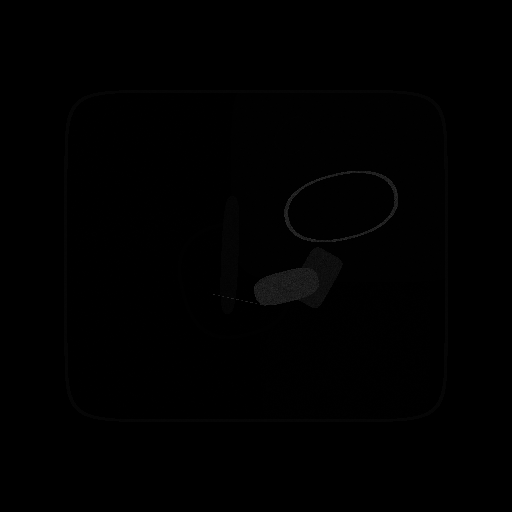
#> input picture images/image01.png, 512 x 512 px
$ jupyter execute --allow-errors CT_Tutorial.ipynb   (older library calls are emulated)
#> lines starting #> are read from the running program, lines starting #| are printed output that depends on the picture
### Conversion of a CT image to a noisy sinogram and reconstruction with noise and without noise.

This notebook is a tutorial on reconstruction of high-dynamic range CT images with proper physical scaling and a realistic noise model.

**Outline of processing:**

1. Read image: in Hounsfield units (air=0, water=1000)
- Scale so that air=0, water=1
- Mask for circular ROI
- Take the raw sinogram using a specified number of views
- Scale to account for pixel pitch and x-ray density
- Add noise to the sinogram using the correct variance
- Reconstruct from the original and noisy sinogram
- Display the reconstructions and sinograms

[cell 1]
'''
Authors:  Gregery T. Buzzard and Charles A. Bouman
Copyright 2019, Gregery T. Buzzard and Charles A. Bouman

Permission is hereby granted, free of charge, to any person obtaining a copy of this
software and associated documentation files (the "Software"), to deal in the Software
without restriction, including without limitation the rights to use, copy, modify, merge,
publish, distribute, sublicense, and/or sell copies of the Software, and to permit persons
to whom the Software is furnished to do so, subject to the following conditions:

The above copyright notice and this permission notice shall be included in all copies or
substantial portions of the Software.

THE SOFTWARE IS PROVIDED "AS IS", WITHOUT WARRANTY OF ANY KIND, EXPRESS OR IMPLIED, INCLUDING
BUT NOT LIMITED TO THE WARRANTIES OF MERCHANTABILITY, FITNESS FOR A PARTICULAR PURPOSE AND NONINFRINGEMENT.
IN NO EVENT SHALL THE AUTHORS OR COPYRIGHT HOLDERS BE LIABLE FOR ANY CLAIM, DAMAGES OR OTHER LIABILITY,
WHETHER IN AN ACTION OF CONTRACT, TORT OR OTHERWISE, ARISING FROM, OUT OF OR IN CONNECTION WITH THE
SOFTWARE OR THE USE OR OTHER DEALINGS IN THE SOFTWARE.
'''
import imageio
import numpy as np
import matplotlib.pyplot as plt

from skimage.transform import radon, resize, iradon

**Input images:**

The images are assumed to be single-energy (~100 KeV) CT images and have high dynamic range.  The pixel values are  in Hounsfield units, with air as 0 and water as 1000.  Hounsfield units are closely related to the atomic weight of the associated material. We then scale so that water is 1 and air is 0. In these scaled units, steel and other dense metals are about 12 to 15, but may go up to 20.

The file make_data.py creates high dynamic range images with some characteristics like those seen in CT scans of baggage.

[cell 2]
# Image to use
filename = 'images/image01.png'

# Read the image and resize if desired.
# Leave imsize = [] to use the natural image size

imsize = []
orig_img=imageio.imread(filename).astype(np.float)
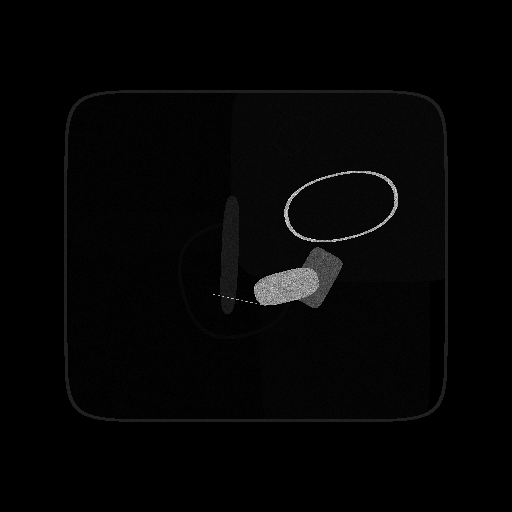
#> orig_img: shape (512, 512) float64; min 0, max 12501, mean 231.8; drawn with min black and max white

# The image is in Hounsfield units
# Convert to Hounsfield units/1000
img = orig_img/1000.

**Mask to ROI:**

With parallel beam CT, only the center circular region can be properly reconstructed.  Here we mask to that region.

Note that if the image is resized here, then the pixel pitch (physical distance between pixels as measured on the object being imaged) must be adjusted later as part of scaling.

[cell 3]
# Set up the image mask to restrict to a circular ROI
cur_size = min(img.shape)
#> cur_size = 512
image_scale = 1

if (imsize != [] and imsize != cur_size):
    image_scale = cur_size/imsize
    new_size = img.shape * image_scale
    img = resize(img, new_size.astype(int))

radius = min(img.shape) // 2
#> radius = 256

c0, c1 = np.ogrid[0:img.shape[0], 0:img.shape[1]]
#> c0 = 512 values from 0 to 511
mask = ((c0 - img.shape[0] // 2) ** 2
                         + (c1 - img.shape[1] // 2) ** 2)
mask = (mask <= radius ** 2)

img = img*mask

**Scaling:**

All CT scans are relative to a baseline scan with no objects - i.e., a scan of air, which makes air 0.

The raw projection operator (radon function in python or matlab) sums along pixels, with assumed
distance 1 between pixels.  To get the correct units, we need to scale.  The first step is raw projection:

$$\text{Raw projection} = Ax$$

($x$ is the image as scaled above, $Ax$ is the output of the radon method)

This result needs to be scaled according to physical units.

**We scale by the pixel pitch (distance between pixels) times the x-ray density of water.**

We assume pixel pitch of 0.93 mm = 0.093 cm and water density at 100KeV of 0.17 cm^{-1}.  With an image size of 512x512 pixels, this corresponds to a width of 512*0.93/10 = 47.16 cm or 18.75 in.  Scaling of the projection is then

$$ y \text{ (or scaled projection) } = Ax * \text{pixel_pitch} * \text{water_xray_density} $$

Note that if the original image was resized, then we have to adjust the pixel pitch accordingly so that the image has the same physical dimensions.  For example, if the image was resized from 512x512 to 256x256, then the pixel pitch is increased by a factor of two.

The sinogram values should be on the order of 0-5 for most images.  Here are approximate X-ray densities for common materials you might have in an image

- water ~0.17 $\text{cm}^{-1}$
- steel ~3.0 $\text{cm}^{-1}$
- aluminum ~1.0 $\text{cm}^{-1}$
- plastic ~0.1 $\text{cm}^{-1}$

[cell 4]
# Set the sinogram scaling factor
pixel_pitch = 0.093 # in cm
water_xray_density = 0.17 # in cm^{-1}

pixel_pitch = pixel_pitch / image_scale

sino_scale = pixel_pitch * water_xray_density

**Forward projection:**

Next we take the sinogram, scaled as above.

[cell 5]
# Number of views
views=16

# Set up the views and take the radon transform
theta = np.linspace(0., 180., views, endpoint=False)

sinogram = radon(img, theta=theta, circle=True)
sinogram *= sino_scale

**Noise modeling:**

The noise is modeled as additive noise but with variance that depends on the signal.

$$ y_{noise} = y + w $$

For an entry $y(i)$, the noise $w(i)$ is $N(0, \sigma^2(i))$ with

$$\sigma^2(i) = \frac{1}{\lambda_0} \exp(y(i)),$$

where $\lambda_0$ is the photon count at the detector for an empty scan.  For convenience, we define $\alpha = 1/\lambda_0$.

[cell 6]
# Sinogram noise variance scaling
lambda0 = 16000  # photon count for blank scan
alpha = 1/lambda0

# Add noise to the sinogram
w = np.sqrt(alpha*np.exp(sinogram)) * np.random.randn(cur_size,views)

nsinogram = sinogram + w

**Reconstruction:**

Next we invert the radon transform using filtered backprojection for both the noise-free and noisy sinograms.

Since the sinogram was scaled using sino_scale as described above, we need to apply the inverse scaling to the reconstructions.

#> (a cell that did not finish here is left out)

**Display**

We display the original and reconstructed images and the sinograms.

Note that these images have a scale bar to indicate the intensity and that all the images are scaled to have the same intensity range.  We show several intensity bands to highlight the high dynamic range.  The reconstructions have values outside the given range, so the intensities are clipped, but the full range is shown in the titles.

[cell 8]
# Set the limits for image display
win_min = 0
win_max = 2

bounds = []
#> (the rest of this cell did not finish here and is left out)

We display the sinograms, along with scale bars.  Again, the sinograms are on the same intensity scale.  We also plot each view as a line plot to highlight the noise.

[cell 9]
# Display the sinograms and difference, both as images and as line plots - one line per view

sino_win_min = 0
sino_win_max = 6
sino_diff = sinogram-nsinogram
bounds = []
for im in [sinogram, nsinogram, sino_diff]:
    cur_min = np.round(np.amin(im),1)
    cur_max = np.round(np.amax(im),1)
    bounds.append('{} to {}'.format(str(cur_min), str(cur_max)))
#> this loop made 3 passes
#> (cur_min, cur_max) on passes 1 to 3: (0, 13.7), (0, 21.1), (-8.8, 4.9)
#> after the loop, bounds = ['0.0 to 13.7', '-0.0 to 21.1', '-8.8 to 4.9']

# Display the original and reconstructed images
titles = ['noise-free sinogram, clipped\n (full range is ' + bounds[0] + ' )']
titles.append('noisy sinogram, clipped\n (full range is ' + bounds[0] + ' )')
titles.append('sinogram difference')

for i, im in enumerate([sinogram, nsinogram, sino_diff]):
    plt.figure(i+3, figsize=(15, 8))
    plt.clf()

    ax = plt.subplot(1,2, 1)
    if (i < 2):
        plt.imshow(im, aspect=views/cur_size, vmin=sino_win_min, vmax=sino_win_max)
    else:
        plt.imshow(im, aspect=views/cur_size, vmin=cur_min, vmax=cur_max)
    plt.colorbar()
    ax.get_xaxis().set_visible(False)
    ax.get_yaxis().set_visible(False)
    plt.title(titles[i])

    ax = plt.subplot(1,2, 2)
    plt.plot(im)
    plt.title('Plot - one trace per view')
    plt.tight_layout()
    plt.show()

    '''
    plt.figure(i+3)
    plt.clf()
    if (i < 2):
        plt.imshow(im, aspect=views/cur_size, vmin=sino_win_min, vmax=sino_win_max)
    else:
        plt.imshow(im, aspect=views/cur_size, vmin=cur_min, vmax=cur_max)
    plt.title(titles[i])
    plt.colorbar()
    plt.figure(i+6)
    plt.clf()
    plt.plot(im)
    plt.title(titles[i])
    '''
#> this loop made 3 passes
#> pass 1, `plt.show()`:
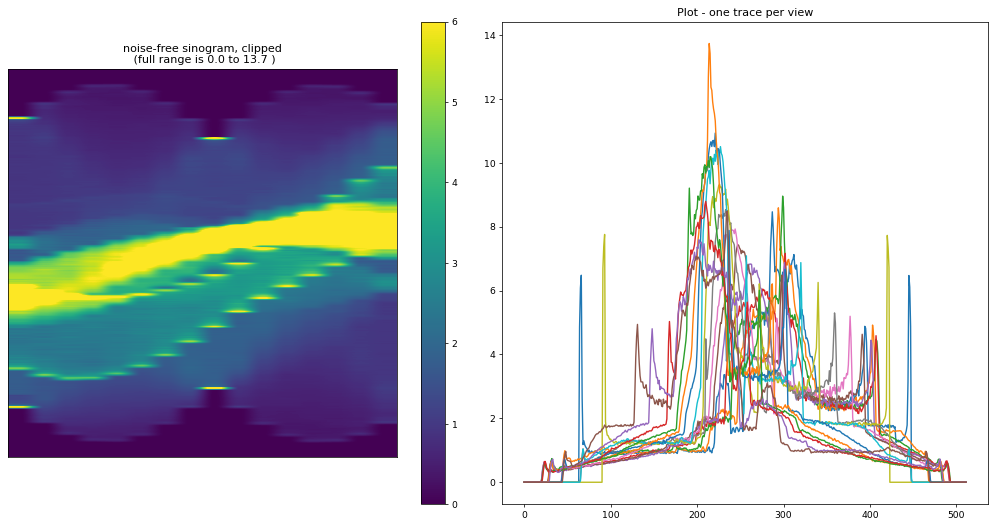
#> figure drawn by matplotlib, 3 panels; panel 3: curve peaks at x = 287, y = 8.46; panel 3: curve peaks at x = 294, y = 8.59; panel 3: curve peaks at x = 299, y = 8.95
#> pass 2, `plt.show()`:
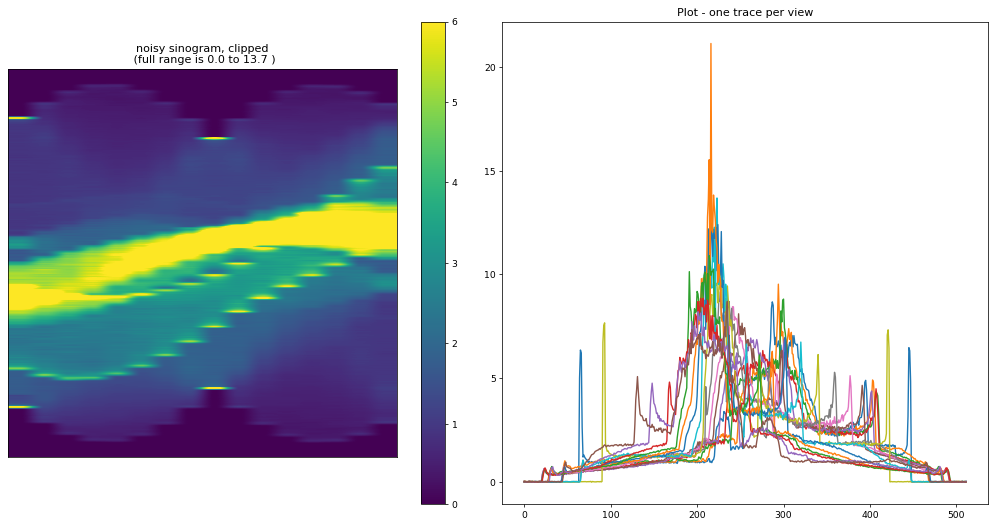
#> figure drawn by matplotlib, 3 panels; panel 3: curve peaks at x = 287, y = 8.68; panel 3: curve peaks at x = 294, y = 9.53; panel 3: curve peaks at x = 300, y = 8.81

$ run again, with images/image02.png copied over images/image01.png
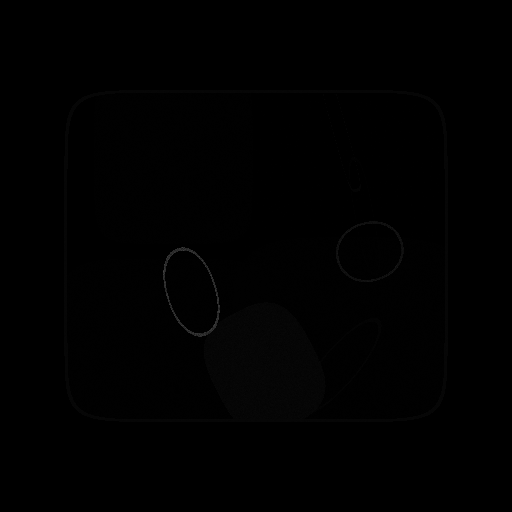
#> input picture images/image02.png, 512 x 512 px
#> the loop `for im in [sinogram, nsinogram, sino_diff]:` made 3 passes
#> (cur_min, cur_max) on passes 1 to 3: (0, 8.8), (0, 9.6), (-0.8, 0.8)
#> after the loop `for im in [sinogram, nsinogram, sino_diff]:`: bounds = ['0.0 to 8.8', '-0.0 to 9.6', '-0.8 to 0.8']
#> the loop `for i, im in enumerate([sinogram, nsinogram, sino_diff]):` made 3 passes
#> pass 1, `plt.show()`:
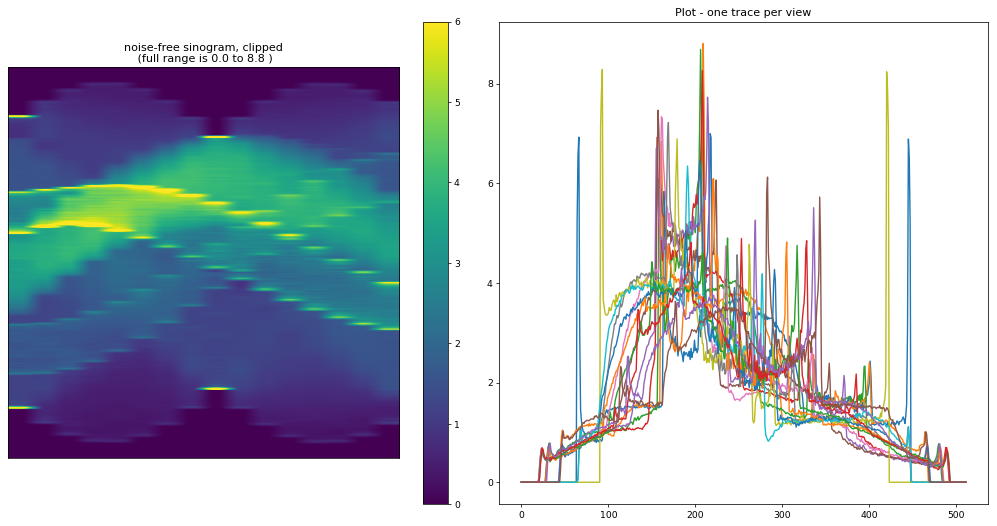
#> figure drawn by matplotlib, 3 panels; panel 3: curve peaks at x = 217, y = 7; panel 3: curve peaks at x = 209, y = 8.81; panel 3: curve peaks at x = 206, y = 8.69
#> pass 2, `plt.show()`:
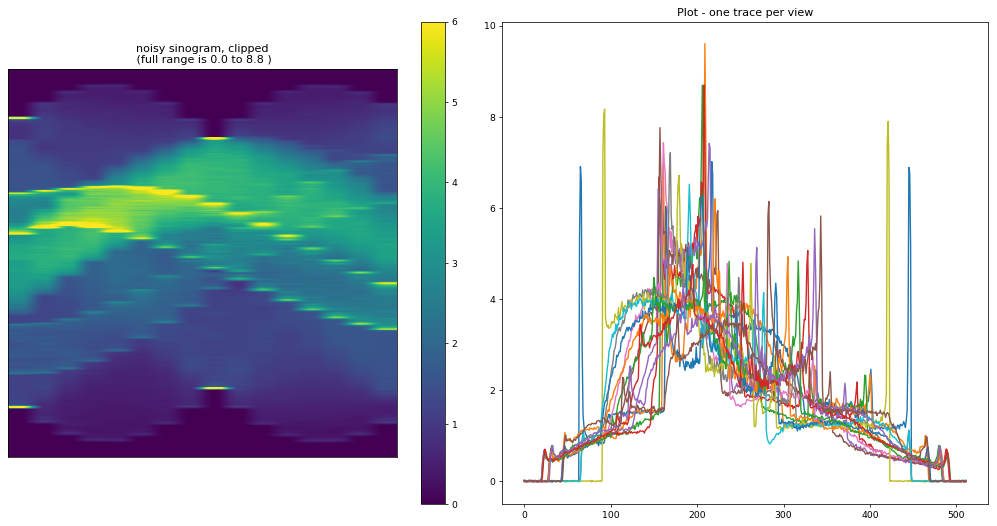
#> figure drawn by matplotlib, 3 panels; panel 3: curve peaks at x = 217, y = 7.01; panel 3: curve peaks at x = 209, y = 9.61; panel 3: curve peaks at x = 206, y = 8.69

$ run again, with images/image03.png copied over images/image01.png
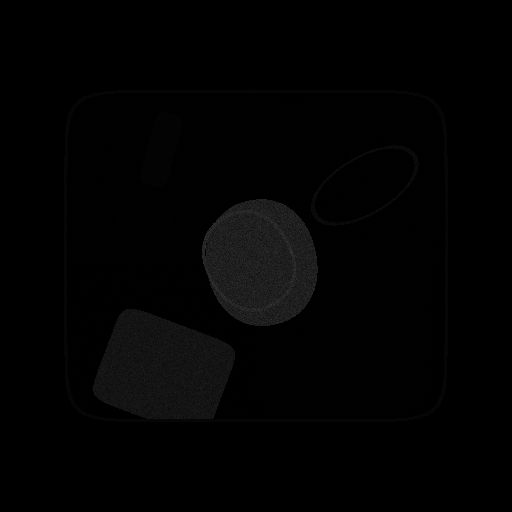
#> input picture images/image03.png, 512 x 512 px
#> `orig_img=imageio.imread(filename).astype(np.float)`:
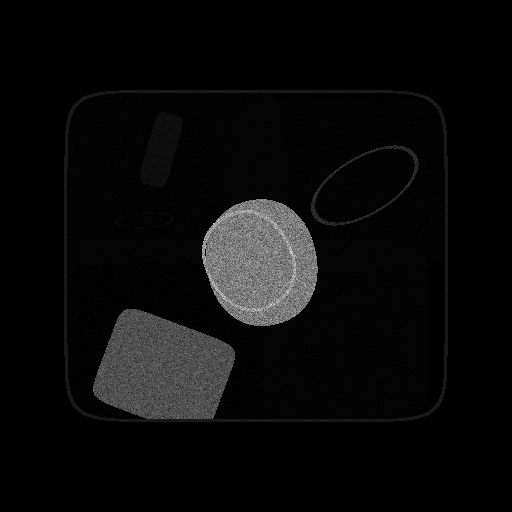
#> orig_img: shape (512, 512) float64; min 0, max 16314, mean 704.2; drawn with min black and max white
#> the loop `for im in [sinogram, nsinogram, sino_diff]:` made 3 passes
#> (cur_min, cur_max) on passes 1 to 3: (0, 26), (-5567.4, 8236), (-8210.1, 5593.3)
#> after the loop `for im in [sinogram, nsinogram, sino_diff]:`: bounds = ['0.0 to 26.0', '-5567.4 to 8236.0', '-8210.1 to 5593.3']
#> the loop `for i, im in enumerate([sinogram, nsinogram, sino_diff]):` made 3 passes
#> pass 2, `plt.show()`:
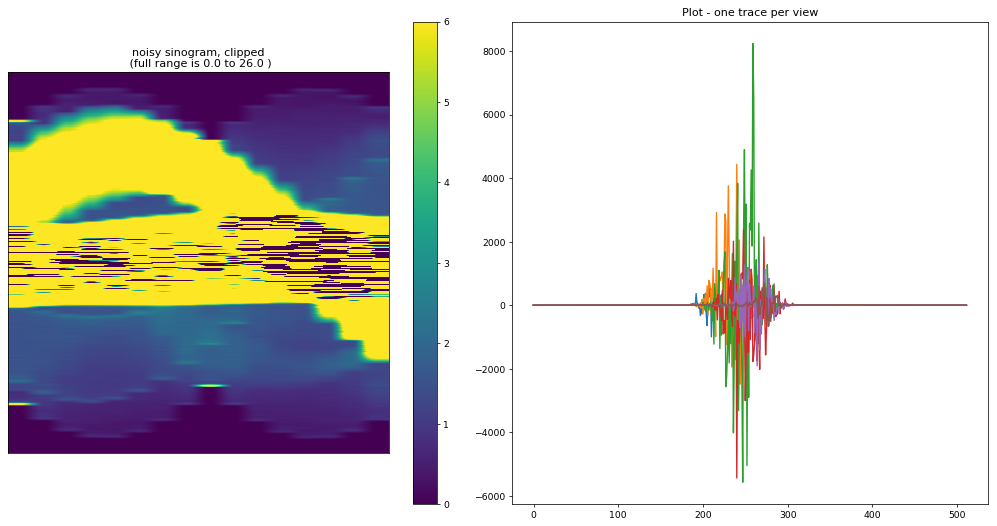
#> figure drawn by matplotlib, 3 panels; panel 3: curve peaks at x = 249, y = 104.1; panel 3: curve peaks at x = 250, y = 106.2; panel 3: curve peaks at x = 266, y = 106.5
